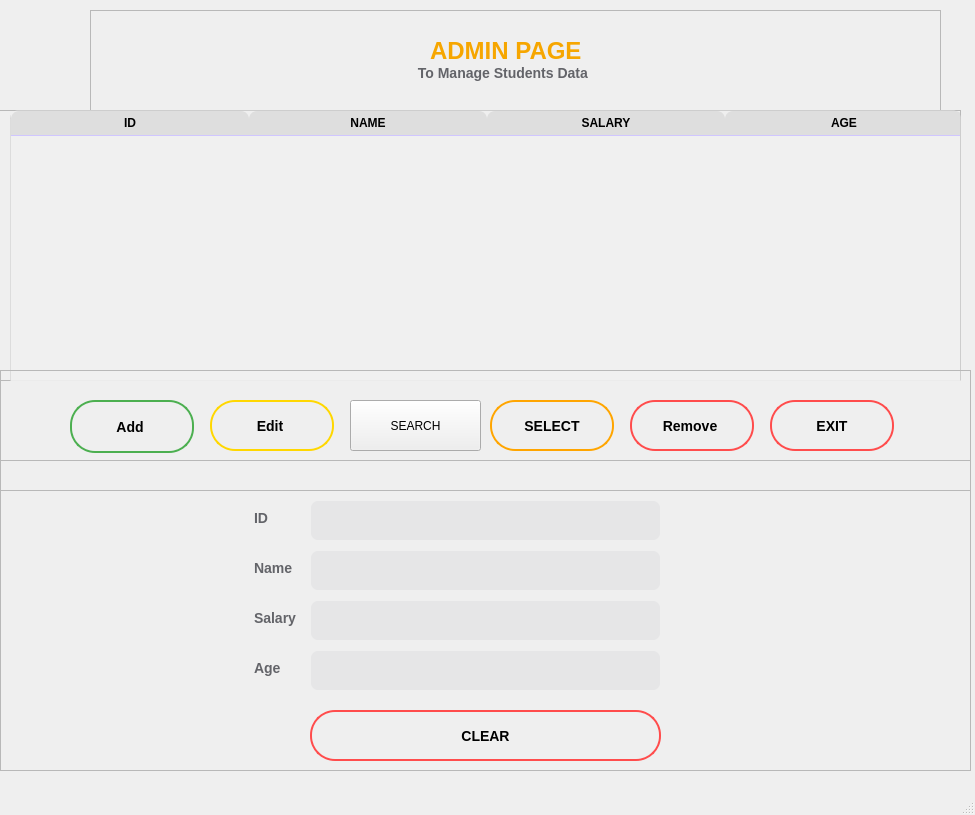
<?xml version="1.0" encoding="UTF-8"?>
<ui version="4.0">
 <class>Form</class>
 <widget class="QMainWindow" name="Form">
  <property name="geometry">
   <rect>
    <x>0</x>
    <y>0</y>
    <width>975</width>
    <height>815</height>
   </rect>
  </property>
  <property name="minimumSize">
   <size>
    <width>975</width>
    <height>815</height>
   </size>
  </property>
  <property name="maximumSize">
   <size>
    <width>975</width>
    <height>815</height>
   </size>
  </property>
  <property name="windowTitle">
   <string>MainWindow</string>
  </property>
  <property name="styleSheet">
   <string notr="true"/>
  </property>
  <widget class="QWidget" name="centralwidget">
   <widget class="QFrame" name="frame">
    <property name="geometry">
     <rect>
      <x>90</x>
      <y>10</y>
      <width>851</width>
      <height>101</height>
     </rect>
    </property>
    <property name="frameShape">
     <enum>QFrame::StyledPanel</enum>
    </property>
    <property name="frameShadow">
     <enum>QFrame::Raised</enum>
    </property>
    <widget class="QLabel" name="tital_label">
     <property name="geometry">
      <rect>
       <x>340</x>
       <y>0</y>
       <width>161</width>
       <height>81</height>
      </rect>
     </property>
     <property name="font">
      <font>
       <pointsize>-1</pointsize>
       <weight>75</weight>
       <bold>true</bold>
      </font>
     </property>
     <property name="mouseTracking">
      <bool>false</bool>
     </property>
     <property name="styleSheet">
      <string notr="true">font-size: 24px; /* Larger font size for titles */  
    font-weight: bold; /* Bold text */  
    color: #F6A600; /* Lemon color */  font-size: 24px; /* Larger font size for titles */  
    font-weight: bold; /* Bold text */  
    color: #F6A600; /* Lemon color */ </string>
     </property>
     <property name="text">
      <string>ADMIN PAGE</string>
     </property>
    </widget>
    <widget class="QLabel" name="subtital_label">
     <property name="geometry">
      <rect>
       <x>320</x>
       <y>50</y>
       <width>191</width>
       <height>31</height>
      </rect>
     </property>
     <property name="styleSheet">
      <string notr="true">QLabel {
    margin-bottom: 5px;  /* .3rem converted to px (roughly 5px) */
    font-size: 14px;     /* .9rem is approximately 14px */
    font-weight: bold;
    color: rgba(5, 6, 15, 153); /* Equivalent to #05060f99 */
    transition: color 0.3s cubic-bezier(0.25, 0.01, 0.25, 1);
}

QLabel:hover {
    color: rgba(5, 6, 15, 194); /* Equivalent to #05060fc2 */
}
</string>
     </property>
     <property name="text">
      <string> To Manage Students Data</string>
     </property>
    </widget>
   </widget>
   <widget class="QFrame" name="result_frame">
    <property name="geometry">
     <rect>
      <x>-10</x>
      <y>110</y>
      <width>971</width>
      <height>271</height>
     </rect>
    </property>
    <property name="frameShape">
     <enum>QFrame::StyledPanel</enum>
    </property>
    <property name="frameShadow">
     <enum>QFrame::Raised</enum>
    </property>
    <widget class="QTableWidget" name="tableWidget">
     <property name="geometry">
      <rect>
       <x>20</x>
       <y>0</y>
       <width>951</width>
       <height>291</height>
      </rect>
     </property>
     <property name="focusPolicy">
      <enum>Qt::NoFocus</enum>
     </property>
     <property name="styleSheet">
      <string notr="true">/* Styling the overall QTableWidget with a transparent edge and soft rounded corners */
QTableWidget {
    background-color: rgba(240, 240, 240, 0.9); /* Soft gray with 90% opacity */
    font-family: &quot;Courier New&quot;, Courier, monospace;
    border-radius: 8px; /* Soft rounded corners */
    border: 1px solid rgba(200, 200, 200, 0.5); /* Light gray border with 50% opacity */
    color: black; /* Black text */
    gridline-color: rgba(200, 200, 200, 0.5); /* Transparent gridlines */
}

/* Styling the viewport with a transparent background */
QTableView {
    background-color: rgba(240, 240, 240, 0.9); /* Same semi-transparent gray */
}

/* Styling the header with a slightly darker transparent gray */
QHeaderView::section {
    background-color: rgba(220, 220, 220, 0.9); /* Darker gray with transparency */
    color: black; /* Black text */
    font-weight: bold;
    padding: 5px 10px;
    font-size: 0.95rem;
    border-bottom: 1px solid rgba(180, 180, 180, 0.5); /* Transparent gray border */
    border-top-left-radius: 8px;
    border-top-right-radius: 8px;
}

/* Styling individual table cells with semi-transparent background */
QTableWidget::item {
    padding: 3px 0;
    background-color: rgba(240, 240, 240, 0.9); /* Soft gray with transparency */
    color: black; /* Black text */
}

/* Alternating row colors for a striped effect with transparency */
QTableWidget::item:nth-child(even) {
    background-color: rgba(230, 230, 230, 0.9); /* Slightly darker transparent gray */
}

/* Adding transparent side and bottom borders */
QTableWidget::item {
    border-right: 1px solid rgba(200, 200, 200, 0.5);
    border-left: 1px solid rgba(200, 200, 200, 0.5);
    border-bottom: 1px solid rgba(200, 200, 200, 0.5);
}

/* Selected item style with stronger contrast */
QTableWidget::item:selected {
    background-color: rgba(160, 160, 160, 0.8); /* Darker transparent gray */
    color: white; /* White text for selected items */
}

/* Styling the corner button (top-left of the table) */
QTableCornerButton::section {
    background-color: rgba(220, 220, 220, 0.9); /* Transparent gray background */
    border-top-left-radius: 8px;
    border-top-right-radius: 8px;
    border: 1px solid rgba(180, 180, 180, 0.5); /* Transparent gray border */
}
QHeaderView::section{
	border: none;
	border-bottom:1px solid #d0c6ff;
	text-align:left;
	padding: 3px 5px;
}
#result_frame {
	border-radius: 5px;
	background-color: #fff;
}</string>
     </property>
     <property name="showGrid">
      <bool>false</bool>
     </property>
     <attribute name="horizontalHeaderVisible">
      <bool>true</bool>
     </attribute>
     <attribute name="horizontalHeaderDefaultSectionSize">
      <number>238</number>
     </attribute>
     <attribute name="horizontalHeaderMinimumSectionSize">
      <number>60</number>
     </attribute>
     <attribute name="verticalHeaderVisible">
      <bool>false</bool>
     </attribute>
     <column>
      <property name="text">
       <string>ID</string>
      </property>
     </column>
     <column>
      <property name="text">
       <string>NAME</string>
      </property>
     </column>
     <column>
      <property name="text">
       <string>SALARY</string>
      </property>
     </column>
     <column>
      <property name="text">
       <string>AGE</string>
      </property>
     </column>
    </widget>
   </widget>
   <widget class="QFrame" name="function_frame">
    <property name="geometry">
     <rect>
      <x>0</x>
      <y>370</y>
      <width>971</width>
      <height>121</height>
     </rect>
    </property>
    <property name="frameShape">
     <enum>QFrame::StyledPanel</enum>
    </property>
    <property name="frameShadow">
     <enum>QFrame::Raised</enum>
    </property>
    <widget class="QPushButton" name="add_btn">
     <property name="geometry">
      <rect>
       <x>70</x>
       <y>30</y>
       <width>124</width>
       <height>53</height>
      </rect>
     </property>
     <property name="minimumSize">
      <size>
       <width>124</width>
       <height>44</height>
      </size>
     </property>
     <property name="styleSheet">
      <string notr="true">/* Small, horizontally egg-shaped QPushButton with green color and hover effects */
QPushButton {
  cursor: pointer;
  position: relative;
  padding: 5px 20px;  /* Smaller padding for a compact look */
  font-size: 14px;  /* Smaller font size */
  color: rgb(0, 0, 0);  /* Text color */
  border: 2px solid #4CAF50;  /* Green border color */
  border-radius: 25px;  /* Border-radius for an egg shape */
  background-color: transparent;  /* Transparent background */
  font-weight: bold;  /* Bold text */
  transition: all 0.3s ease-in-out;  /* Smooth transition */
  min-height: 30px;  /* Smaller height */
  min-width: 80px;   /* Smaller width for a compact egg shape */
}

/* Hover effect */
QPushButton:hover {
  background-color: #4CAF50;  /* Green background on hover */
  color: #212121;  /* Darker text color on hover */
  box-shadow: 0 0px 10px rgba(76, 175, 80, 0.4);  /* Light green shadow on hover */
  padding: 6px 22px;  /* Simulate slight button scale */
  border-radius: 25px;  /* Maintain egg shape on hover */
}

/* Pressed effect */
QPushButton:pressed {
  background-color: rgba(76, 175, 80, 0.8);  /* Slightly darker green when pressed */
  padding: 5px 20px;  /* Return to original size */
  box-shadow: none;  /* Remove shadow when pressed */
  border-radius: 25px;  /* Maintain egg shape when pressed */
}
</string>
     </property>
     <property name="text">
      <string>Add </string>
     </property>
     <property name="icon">
      <iconset>
       <normaloff>C:/Users/moaza/Downloads/add_24dp_000000_FILL0_wght400_GRAD0_opsz24.svg</normaloff>C:/Users/moaza/Downloads/add_24dp_000000_FILL0_wght400_GRAD0_opsz24.svg</iconset>
     </property>
    </widget>
    <widget class="QPushButton" name="search_btn">
     <property name="geometry">
      <rect>
       <x>350</x>
       <y>30</y>
       <width>131</width>
       <height>51</height>
      </rect>
     </property>
     <property name="minimumSize">
      <size>
       <width>124</width>
       <height>44</height>
      </size>
     </property>
     <property name="styleSheet">
      <string notr="true">/* Small, horizontally egg-shaped QPushButton with soft blue, softer black text, and icon */
QPushButton {
  cursor: pointer;
  position: relative;
  padding: 5px 20px;  /* Compact padding */
  font-size: 14px;  /* Font size */
  color: #333333;  /* Softer black (deep gray) text */
  font-weight: bold;  /* Bold text */
  border: 2px solid #5a8fd6;  /* Softer blue border */
  border-radius: 25px;  /* Egg shape */
  background-color: transparent;  /* Transparent background */
  transition: all 0.3s ease-in-out;  /* Smooth transition */
  min-height: 30px;  /* Small height */
  min-width: 80px;   /* Compact width */
}

/* Hover effect */
QPushButton:hover {
  background-color: #5a8fd6;  /* Softer blue background on hover */
  color: #333333;  /* Softer black (deep gray) text remains on hover */
  box-shadow: 0 0px 10px rgba(90, 143, 214, 0.4);  /* Softer blue shadow */
  padding: 6px 22px;  /* Simulate button scale */
  border-radius: 25px;  /* Maintain egg shape */
}

/* Pressed effect */
QPushButton:pressed {
  background-color: rgba(90, 143, 214, 0.8);  /* Slightly darker blue background when pressed */
  padding: 5px 20px;  /* Return to original size */
  box-shadow: none;  /* No shadow on press */
  border-radius: 25px;  /* Maintain egg shape */
}

/* Icon styling */
QPushButton::icon {
  color: #333333;  /* Icon color matches softer black (deep
}</string>
     </property>
     <property name="text">
      <string>SEARCH</string>
     </property>
     <property name="icon">
      <iconset>
       <normaloff>C:/Users/moaza/Downloads/search_24dp_000000_FILL0_wght400_GRAD0_opsz24.svg</normaloff>C:/Users/moaza/Downloads/search_24dp_000000_FILL0_wght400_GRAD0_opsz24.svg</iconset>
     </property>
    </widget>
    <widget class="QPushButton" name="update_btn">
     <property name="geometry">
      <rect>
       <x>210</x>
       <y>30</y>
       <width>124</width>
       <height>51</height>
      </rect>
     </property>
     <property name="minimumSize">
      <size>
       <width>124</width>
       <height>44</height>
      </size>
     </property>
     <property name="styleSheet">
      <string notr="true">/* Small, horizontally egg-shaped QPushButton with solid yellow color and updated effects */
QPushButton {
  cursor: pointer;
  position: relative;
  padding: 5px 20px;  /* Smaller padding for a compact look */
  font-size: 14px;  /* Smaller font size */
  color: rgb(0, 0, 0);  /* Text color */
  border: 2px solid #FFD700;  /* Solid yellow border */
  border-radius: 25px;  /* Border-radius for an egg shape */
  background-color: transparent;  /* Transparent background */
  font-weight: bold;  /* Bold text */
  transition: all 0.3s ease-in-out;  /* Smooth transition */
  min-height: 30px;  /* Smaller height */
  min-width: 80px;   /* Smaller width for a compact egg shape */
}

/* Hover effect */
QPushButton:hover {
  background-color: #FFD700;  /* Solid yellow background on hover */
  color: #212121;  /* Darker text color on hover */
  box-shadow: 0 0px 10px rgba(255, 215, 0, 0.4);  /* Light shadow on hover */
  padding: 6px 22px;  /* Simulate slight button scale */
  border-radius: 25px;  /* Maintain egg shape on hover */
}

/* Pressed effect */
QPushButton:pressed {
  background-color: #FFC107;  /* Slightly darker yellow when pressed */
  padding: 5px 20px;  /* Return to original size */
  box-shadow: none;  /* Remove shadow when pressed */
  border-radius: 25px;  /* Maintain egg shape when pressed */
}
</string>
     </property>
     <property name="text">
      <string>Edit </string>
     </property>
     <property name="icon">
      <iconset>
       <normaloff>C:/Users/moaza/Downloads/edit_24dp_000000_FILL0_wght400_GRAD0_opsz24.svg</normaloff>C:/Users/moaza/Downloads/edit_24dp_000000_FILL0_wght400_GRAD0_opsz24.svg</iconset>
     </property>
    </widget>
    <widget class="QPushButton" name="select_btn">
     <property name="geometry">
      <rect>
       <x>490</x>
       <y>30</y>
       <width>124</width>
       <height>51</height>
      </rect>
     </property>
     <property name="minimumSize">
      <size>
       <width>124</width>
       <height>44</height>
      </size>
     </property>
     <property name="styleSheet">
      <string notr="true">/* Small, horizontally egg-shaped QPushButton with solid orange color and updated effects */
QPushButton {
  cursor: pointer;
  position: relative;
  padding: 5px 20px;  /* Smaller padding for a compact look */
  font-size: 14px;  /* Smaller font size */
  color: rgb(0, 0, 0);  /* Text color */
  border: 2px solid #FFA500;  /* Solid orange border */
  border-radius: 25px;  /* Border-radius for an egg shape */
  background-color: transparent;  /* Transparent background */
  font-weight: bold;  /* Bold text */
  transition: all 0.3s ease-in-out;  /* Smooth transition */
  min-height: 30px;  /* Smaller height */
  min-width: 80px;   /* Smaller width for a compact egg shape */
}

/* Hover effect */
QPushButton:hover {
  background-color: #FFA500;  /* Solid orange background on hover */
  color: #212121;  /* Darker text color on hover */
  box-shadow: 0 0px 10px rgba(255, 165, 0, 0.4);  /* Light shadow on hover */
  padding: 6px 22px;  /* Simulate slight button scale */
  border-radius: 25px;  /* Maintain egg shape on hover */
}

/* Pressed effect */
QPushButton:pressed {
  background-color: #FF8C00;  /* Slightly darker orange when pressed */
  padding: 5px 20px;  /* Return to original size */
  box-shadow: none;  /* Remove shadow when pressed */
  border-radius: 25px;  /* Maintain egg shape when pressed */
}
</string>
     </property>
     <property name="text">
      <string>SELECT</string>
     </property>
     <property name="icon">
      <iconset>
       <normaloff>C:/Users/moaza/Downloads/check_circle_24dp_000000_FILL0_wght400_GRAD0_opsz24.svg</normaloff>C:/Users/moaza/Downloads/check_circle_24dp_000000_FILL0_wght400_GRAD0_opsz24.svg</iconset>
     </property>
    </widget>
    <widget class="QPushButton" name="delete_btn">
     <property name="geometry">
      <rect>
       <x>630</x>
       <y>30</y>
       <width>124</width>
       <height>51</height>
      </rect>
     </property>
     <property name="minimumSize">
      <size>
       <width>124</width>
       <height>44</height>
      </size>
     </property>
     <property name="styleSheet">
      <string notr="true">/* Small, horizontally egg-shaped QPushButton with updated red color and hover effects */
QPushButton {
  cursor: pointer;
  position: relative;
  padding: 5px 20px;  /* Smaller padding for a compact look */
  font-size: 14px;  /* Smaller font size */
  color: rgb(0, 0, 0);  /* White text color */
  border: 2px solid #ff4c4c;  /* Red border color */
  border-radius: 25px;  /* Border-radius for an egg shape */
  background-color: transparent;  /* Transparent background */
  font-weight: bold;  /* Bold text */
  transition: all 0.3s ease-in-out;  /* Smooth transition */
  min-height: 30px;  /* Smaller height */
  min-width: 80px;   /* Smaller width for a compact egg shape */
}

/* Hover effect */
QPushButton:hover {
  background-color: #ff4c4c;  /* Red background color on hover */
  color: #ffffff;  /* White text color on hover */
  box-shadow: 0 0px 10px rgba(255, 76, 76, 0.4);  /* Light shadow with red tint on hover */
  padding: 6px 22px;  /* Simulate slight button scale */
  border-radius: 25px;  /* Maintain egg shape on hover */
}

/* Pressed effect */
QPushButton:pressed {
  background-color: rgba(255, 76, 76, 0.8);  /* Slightly darker red when pressed */
  padding: 5px 20px;  /* Return to original size */
  box-shadow: none;  /* Remove shadow when pressed */
  border-radius: 25px;  /* Maintain egg shape when pressed */
}
</string>
     </property>
     <property name="text">
      <string>Remove </string>
     </property>
     <property name="icon">
      <iconset>
       <normaloff>C:/Users/moaza/Downloads/delete_24dp_000000_FILL0_wght400_GRAD0_opsz24.svg</normaloff>C:/Users/moaza/Downloads/delete_24dp_000000_FILL0_wght400_GRAD0_opsz24.svg</iconset>
     </property>
    </widget>
    <widget class="QPushButton" name="exit_btn">
     <property name="geometry">
      <rect>
       <x>770</x>
       <y>30</y>
       <width>124</width>
       <height>51</height>
      </rect>
     </property>
     <property name="minimumSize">
      <size>
       <width>124</width>
       <height>44</height>
      </size>
     </property>
     <property name="styleSheet">
      <string notr="true">/* Small, horizontally egg-shaped QPushButton with updated red color and hover effects */
QPushButton {
  cursor: pointer;
  position: relative;
  padding: 5px 20px;  /* Smaller padding for a compact look */
  font-size: 14px;  /* Smaller font size */
  color: rgb(0, 0, 0);  /* White text color */
  border: 2px solid #ff4c4c;  /* Red border color */
  border-radius: 25px;  /* Border-radius for an egg shape */
  background-color: transparent;  /* Transparent background */
  font-weight: bold;  /* Bold text */
  transition: all 0.3s ease-in-out;  /* Smooth transition */
  min-height: 30px;  /* Smaller height */
  min-width: 80px;   /* Smaller width for a compact egg shape */
}

/* Hover effect */
QPushButton:hover {
  background-color: #ff4c4c;  /* Red background color on hover */
  color: #ffffff;  /* White text color on hover */
  box-shadow: 0 0px 10px rgba(255, 76, 76, 0.4);  /* Light shadow with red tint on hover */
  padding: 6px 22px;  /* Simulate slight button scale */
  border-radius: 25px;  /* Maintain egg shape on hover */
}

/* Pressed effect */
QPushButton:pressed {
  background-color: rgba(255, 76, 76, 0.8);  /* Slightly darker red when pressed */
  padding: 5px 20px;  /* Return to original size */
  box-shadow: none;  /* Remove shadow when pressed */
  border-radius: 25px;  /* Maintain egg shape when pressed */
}
</string>
     </property>
     <property name="text">
      <string>EXIT</string>
     </property>
     <property name="icon">
      <iconset>
       <normaloff>C:/Users/moaza/Downloads/logout_24dp_000000_FILL0_wght400_GRAD0_opsz24.svg</normaloff>C:/Users/moaza/Downloads/logout_24dp_000000_FILL0_wght400_GRAD0_opsz24.svg</iconset>
     </property>
    </widget>
   </widget>
   <widget class="QFrame" name="info_frame">
    <property name="geometry">
     <rect>
      <x>0</x>
      <y>460</y>
      <width>971</width>
      <height>311</height>
     </rect>
    </property>
    <property name="frameShape">
     <enum>QFrame::StyledPanel</enum>
    </property>
    <property name="frameShadow">
     <enum>QFrame::Raised</enum>
    </property>
    <widget class="QLabel" name="label_5">
     <property name="geometry">
      <rect>
       <x>250</x>
       <y>190</y>
       <width>51</width>
       <height>41</height>
      </rect>
     </property>
     <property name="styleSheet">
      <string notr="true">QLabel {
    margin-bottom: 5px;  /* .3rem converted to px (roughly 5px) */
    font-size: 14px;     /* .9rem is approximately 14px */
    font-weight: bold;
    color: rgba(5, 6, 15, 153); /* Equivalent to #05060f99 */
    transition: color 0.3s cubic-bezier(0.25, 0.01, 0.25, 1);
}

QLabel:hover {
    color: rgba(5, 6, 15, 194); /* Equivalent to #05060fc2 */
}
</string>
     </property>
     <property name="text">
      <string>Age</string>
     </property>
    </widget>
    <widget class="QLabel" name="label_6">
     <property name="geometry">
      <rect>
       <x>250</x>
       <y>140</y>
       <width>51</width>
       <height>41</height>
      </rect>
     </property>
     <property name="styleSheet">
      <string notr="true">QLabel {
    margin-bottom: 5px;  /* .3rem converted to px (roughly 5px) */
    font-size: 14px;     /* .9rem is approximately 14px */
    font-weight: bold;
    color: rgba(5, 6, 15, 153); /* Equivalent to #05060f99 */
    transition: color 0.3s cubic-bezier(0.25, 0.01, 0.25, 1);
}

QLabel:hover {
    color: rgba(5, 6, 15, 194); /* Equivalent to #05060fc2 */
}
</string>
     </property>
     <property name="text">
      <string>Salary</string>
     </property>
    </widget>
    <widget class="QLineEdit" name="studentage">
     <property name="geometry">
      <rect>
       <x>310</x>
       <y>190</y>
       <width>351</width>
       <height>41</height>
      </rect>
     </property>
     <property name="styleSheet">
      <string notr="true">QLineEdit {
    max-width: 342px;
    height: 53px;
    background-color: rgba(5, 6, 15, 10); /* #05060f0a */
    border-radius: 8px;  /* .5rem converted to px (roughly 8px) */
    padding: 0 10px;     /* Padding equivalent to 1rem */
    border: 2px solid transparent;
    font-size: 16px;     /* 1rem is approximately 16px */
    transition: border-color 0.3s cubic-bezier(0.25, 0.01, 0.25, 1),
                color 0.3s cubic-bezier(0.25, 0.01, 0.25, 1),
                background 0.2s cubic-bezier(0.25, 0.01, 0.25, 1);
}

QLineEdit:hover, QLineEdit:focus {
    outline: none;
    border-color: #05060f;
}
</string>
     </property>
     <property name="text">
      <string/>
     </property>
    </widget>
    <widget class="QLineEdit" name="studentsalary">
     <property name="geometry">
      <rect>
       <x>310</x>
       <y>140</y>
       <width>351</width>
       <height>41</height>
      </rect>
     </property>
     <property name="styleSheet">
      <string notr="true">QLineEdit {
    max-width: 342px;
    height: 53px;
    background-color: rgba(5, 6, 15, 10); /* #05060f0a */
    border-radius: 8px;  /* .5rem converted to px (roughly 8px) */
    padding: 0 10px;     /* Padding equivalent to 1rem */
    border: 2px solid transparent;
    font-size: 16px;     /* 1rem is approximately 16px */
    transition: border-color 0.3s cubic-bezier(0.25, 0.01, 0.25, 1),
                color 0.3s cubic-bezier(0.25, 0.01, 0.25, 1),
                background 0.2s cubic-bezier(0.25, 0.01, 0.25, 1);
}

QLineEdit:hover, QLineEdit:focus {
    outline: none;
    border-color: #05060f;
}
</string>
     </property>
     <property name="text">
      <string/>
     </property>
    </widget>
    <widget class="QLabel" name="label_3">
     <property name="geometry">
      <rect>
       <x>250</x>
       <y>90</y>
       <width>51</width>
       <height>41</height>
      </rect>
     </property>
     <property name="styleSheet">
      <string notr="true">QLabel {
    margin-bottom: 5px;  /* .3rem converted to px (roughly 5px) */
    font-size: 14px;     /* .9rem is approximately 14px */
    font-weight: bold;
    color: rgba(5, 6, 15, 153); /* Equivalent to #05060f99 */
    transition: color 0.3s cubic-bezier(0.25, 0.01, 0.25, 1);
}

QLabel:hover {
    color: rgba(5, 6, 15, 194); /* Equivalent to #05060fc2 */
}
</string>
     </property>
     <property name="text">
      <string>Name</string>
     </property>
    </widget>
    <widget class="QLineEdit" name="studentid">
     <property name="geometry">
      <rect>
       <x>310</x>
       <y>40</y>
       <width>351</width>
       <height>41</height>
      </rect>
     </property>
     <property name="styleSheet">
      <string notr="true">QLineEdit {
    max-width: 342px;
    height: 53px;
    background-color: rgba(5, 6, 15, 10); /* #05060f0a */
    border-radius: 8px;  /* .5rem converted to px (roughly 8px) */
    padding: 0 10px;     /* Padding equivalent to 1rem */
    border: 2px solid transparent;
    font-size: 16px;     /* 1rem is approximately 16px */
    transition: border-color 0.3s cubic-bezier(0.25, 0.01, 0.25, 1),
                color 0.3s cubic-bezier(0.25, 0.01, 0.25, 1),
                background 0.2s cubic-bezier(0.25, 0.01, 0.25, 1);
}

QLineEdit:hover, QLineEdit:focus {
    outline: none;
    border-color: #05060f;
}
</string>
     </property>
     <property name="text">
      <string/>
     </property>
    </widget>
    <widget class="QLineEdit" name="studentname">
     <property name="geometry">
      <rect>
       <x>310</x>
       <y>90</y>
       <width>351</width>
       <height>41</height>
      </rect>
     </property>
     <property name="styleSheet">
      <string notr="true">QLineEdit {
    max-width: 342px;
    height: 53px;
    background-color: rgba(5, 6, 15, 10); /* #05060f0a */
    border-radius: 8px;  /* .5rem converted to px (roughly 8px) */
    padding: 0 10px;     /* Padding equivalent to 1rem */
    border: 2px solid transparent;
    font-size: 16px;     /* 1rem is approximately 16px */
    transition: border-color 0.3s cubic-bezier(0.25, 0.01, 0.25, 1),
                color 0.3s cubic-bezier(0.25, 0.01, 0.25, 1),
                background 0.2s cubic-bezier(0.25, 0.01, 0.25, 1);
}

QLineEdit:hover, QLineEdit:focus {
    outline: none;
    border-color: #05060f;
}
</string>
     </property>
     <property name="text">
      <string/>
     </property>
    </widget>
    <widget class="QLabel" name="label_2">
     <property name="geometry">
      <rect>
       <x>250</x>
       <y>40</y>
       <width>51</width>
       <height>41</height>
      </rect>
     </property>
     <property name="styleSheet">
      <string notr="true">QLabel {
    margin-bottom: 5px;  /* .3rem converted to px (roughly 5px) */
    font-size: 14px;     /* .9rem is approximately 14px */
    font-weight: bold;
    color: rgba(5, 6, 15, 153); /* Equivalent to #05060f99 */
    transition: color 0.3s cubic-bezier(0.25, 0.01, 0.25, 1);
}

QLabel:hover {
    color: rgba(5, 6, 15, 194); /* Equivalent to #05060fc2 */
}
</string>
     </property>
     <property name="text">
      <string>ID</string>
     </property>
    </widget>
    <widget class="QPushButton" name="cleare_btn">
     <property name="geometry">
      <rect>
       <x>310</x>
       <y>250</y>
       <width>351</width>
       <height>51</height>
      </rect>
     </property>
     <property name="minimumSize">
      <size>
       <width>124</width>
       <height>44</height>
      </size>
     </property>
     <property name="styleSheet">
      <string notr="true">/* Small, horizontally egg-shaped QPushButton with updated red color and hover effects */
QPushButton {
  cursor: pointer;
  position: relative;
  padding: 5px 20px;  /* Smaller padding for a compact look */
  font-size: 14px;  /* Smaller font size */
  color: rgb(0, 0, 0);  /* White text color */
  border: 2px solid #ff4c4c;  /* Red border color */
  border-radius: 25px;  /* Border-radius for an egg shape */
  background-color: transparent;  /* Transparent background */
  font-weight: bold;  /* Bold text */
  transition: all 0.3s ease-in-out;  /* Smooth transition */
  min-height: 30px;  /* Smaller height */
  min-width: 80px;   /* Smaller width for a compact egg shape */
}

/* Hover effect */
QPushButton:hover {
  background-color: #ff4c4c;  /* Red background color on hover */
  color: #ffffff;  /* White text color on hover */
  box-shadow: 0 0px 10px rgba(255, 76, 76, 0.4);  /* Light shadow with red tint on hover */
  padding: 6px 22px;  /* Simulate slight button scale */
  border-radius: 25px;  /* Maintain egg shape on hover */
}

/* Pressed effect */
QPushButton:pressed {
  background-color: rgba(255, 76, 76, 0.8);  /* Slightly darker red when pressed */
  padding: 5px 20px;  /* Return to original size */
  box-shadow: none;  /* Remove shadow when pressed */
  border-radius: 25px;  /* Maintain egg shape when pressed */
}
</string>
     </property>
     <property name="text">
      <string>CLEAR</string>
     </property>
     <property name="icon">
      <iconset>
       <normaloff>image/arrow-back.svg</normaloff>image/arrow-back.svg</iconset>
     </property>
    </widget>
   </widget>
  </widget>
  <widget class="QMenuBar" name="menubar">
   <property name="geometry">
    <rect>
     <x>0</x>
     <y>0</y>
     <width>975</width>
     <height>26</height>
    </rect>
   </property>
  </widget>
  <widget class="QStatusBar" name="statusbar"/>
 </widget>
 <resources/>
 <connections/>
</ui>
